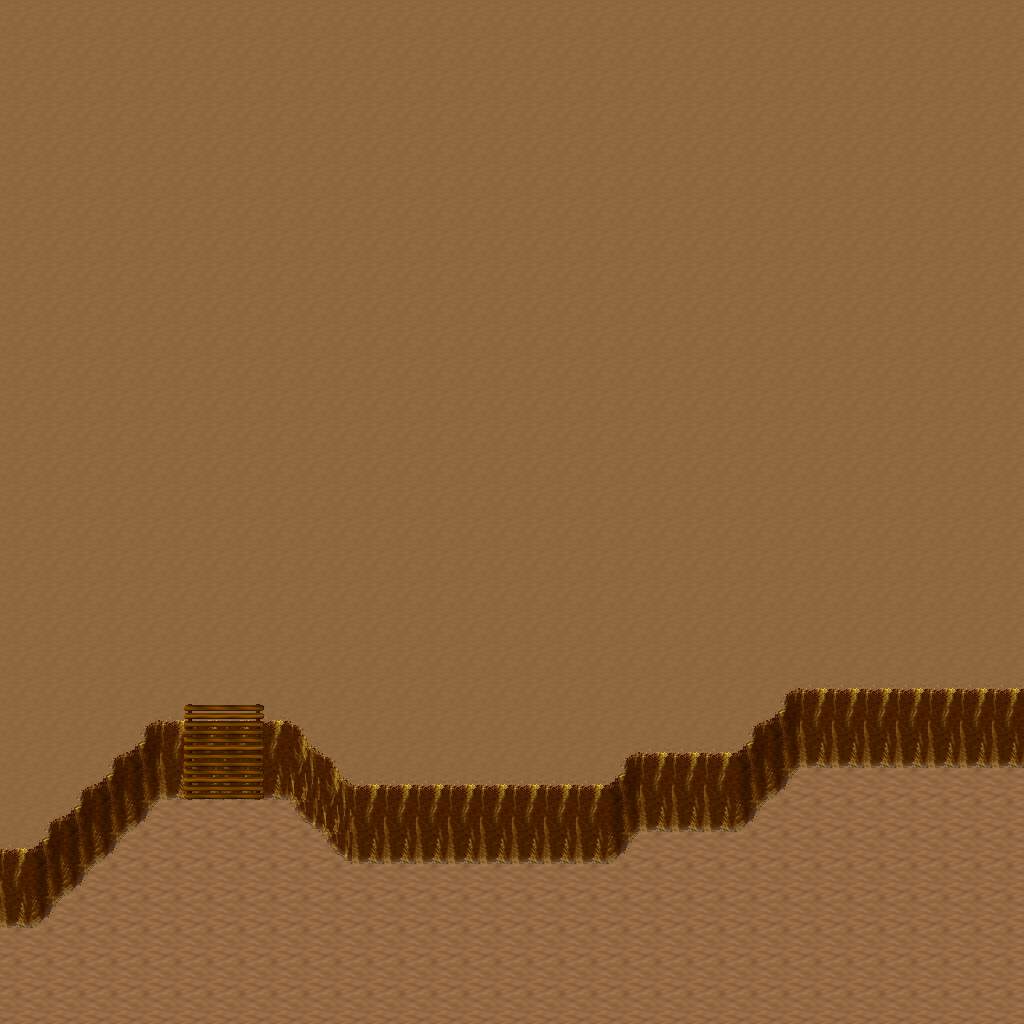

Rendered tile map (Tiled .tmx) drawn with the repository's tilesets; below, a short description and the map source with its tile grids summarised:
An orthogonal 32x32 tile map with 32x32 px tiles, 5 tile layers (Ground, Objects, Objects2, Above, ...), 1 hidden layer not drawn, 31 tilesets.

<map version="1.10" tiledversion="1.11.0" orientation="orthogonal" renderorder="right-down" width="32" height="32" tilewidth="32" tileheight="32" infinite="0" nextlayerid="11" nextobjectid="1">
 <tileset firstgid="1" name="ground_ground" tilewidth="32" tileheight="32" tilecount="33" columns="3">
  <image source="../drawable/ground_ground.png" width="96" height="352" />
 </tileset>
 <tileset firstgid="34" name="ground_ridge_earth_dark" tilewidth="32" tileheight="32" tilecount="96" columns="12">
  <image source="../drawable/ground_ridge_earth_dark.png" width="384" height="256" />
 </tileset>
 <tileset firstgid="130" name="furniture_light_iron_lamp" tilewidth="32" tileheight="32" tilecount="3" columns="1">
  <image source="../drawable/furniture_light_iron_lamp.png" width="32" height="96" />
 </tileset>
 <tileset firstgid="133" name="furniture_light_dark_torch" tilewidth="32" tileheight="32" tilecount="8" columns="2">
  <image source="../drawable/furniture_light_dark_torch.png" width="64" height="128" />
 </tileset>
 <tileset firstgid="141" name="furniture_light_flames" tilewidth="32" tileheight="32" tilecount="6" columns="6">
  <image source="../drawable/furniture_light_flames.png" width="192" height="32" />
 </tileset>
 <tileset firstgid="147" name="item_corpse_skeleton" tilewidth="32" tileheight="32" tilecount="4" columns="2">
  <image source="../drawable/item_corpse_skeleton.png" width="64" height="64" />
 </tileset>
 <tileset firstgid="151" name="item_blood_floor_stains_2" tilewidth="32" tileheight="32" tilecount="4" columns="2">
  <image source="../drawable/item_blood_floor_stains_2.png" width="64" height="64" />
 </tileset>
 <tileset firstgid="155" name="item_chest_large" tilewidth="32" tileheight="32" tilecount="8" columns="4">
  <image source="../drawable/item_chest_large.png" width="128" height="64" />
 </tileset>
 <tileset firstgid="163" name="item_armor_sword_rack" tilewidth="32" tileheight="32" tilecount="4" columns="2">
  <image source="../drawable/item_armor_sword_rack.png" width="64" height="64" />
 </tileset>
 <tileset firstgid="167" name="item_armor_weapons_rack" tilewidth="32" tileheight="32" tilecount="18" columns="9">
  <image source="../drawable/item_armor_weapons_rack.png" width="288" height="64" />
 </tileset>
 <tileset firstgid="185" name="item_pot_barrel_tall" tilewidth="32" tileheight="32" tilecount="2" columns="1">
  <image source="../drawable/item_pot_barrel_tall.png" width="32" height="64" />
 </tileset>
 <tileset firstgid="187" name="item_pot_pot_tall" tilewidth="32" tileheight="32" tilecount="2" columns="1">
  <image source="../drawable/item_pot_pot_tall.png" width="32" height="64" />
 </tileset>
 <tileset firstgid="189" name="ground_rock_pebbles" tilewidth="32" tileheight="32" tilecount="3" columns="1">
  <image source="../drawable/ground_rock_pebbles.png" width="32" height="96" />
 </tileset>
 <tileset firstgid="192" name="item_corpse_skull_dark" tilewidth="32" tileheight="32" tilecount="2" columns="2">
  <image source="../drawable/item_corpse_skull_dark.png" width="64" height="32" />
 </tileset>
 <tileset firstgid="194" name="ground_ladder_horizontal_dark" tilewidth="32" tileheight="32" tilecount="3" columns="1">
  <image source="../drawable/ground_ladder_horizontal_dark.png" width="32" height="96" />
 </tileset>
 <tileset firstgid="197" name="ground_fire_fire" tilewidth="32" tileheight="32" tilecount="27" columns="3">
  <image source="../drawable/ground_fire_fire.png" width="96" height="288" />
 </tileset>
 <tileset firstgid="224" name="ground_cobbled_paving" tilewidth="32" tileheight="32" tilecount="1" columns="1">
  <image source="../drawable/ground_cobbled_paving.png" width="32" height="32" />
 </tileset>
 <tileset firstgid="225" name="plant_stump_int_small_stump" tilewidth="32" tileheight="32" tilecount="1" columns="1">
  <image source="../drawable/plant_stump_int_small_stump.png" width="32" height="32" />
 </tileset>
 <tileset firstgid="226" name="furniture_table_tree_stump_table" tilewidth="32" tileheight="32" tilecount="4" columns="2">
  <image source="../drawable/furniture_table_tree_stump_table.png" width="64" height="64" />
 </tileset>
 <tileset firstgid="230" name="logic_collision" tilewidth="32" tileheight="32" tilecount="1" columns="1">
  <image source="../drawable/logic_collision.png" width="32" height="32" />
 </tileset>
 <tileset firstgid="231" name="ground_ladder_vertical_dark" tilewidth="32" tileheight="32" tilecount="3" columns="3">
  <image source="../drawable/ground_ladder_vertical_dark.png" width="96" height="32" />
 </tileset>
 <tileset firstgid="234" name="logic_creature_animal" tilewidth="32" tileheight="32" tilecount="32" columns="8">
  <image source="../drawable/logic_creature_animal.png" width="256" height="128" />
 </tileset>
 <tileset firstgid="266" name="logic_creature_human_barbarian" tilewidth="32" tileheight="32" tilecount="7" columns="7">
  <image source="../drawable/logic_creature_human_barbarian.png" width="224" height="32" />
 </tileset>
 <tileset firstgid="273" name="ground_ladder_steps" tilewidth="32" tileheight="32" tilecount="6" columns="3">
  <image source="../drawable/ground_ladder_steps.png" width="96" height="64" />
 </tileset>
 <tileset firstgid="279" name="logic_portal" tilewidth="32" tileheight="32" tilecount="24" columns="8">
  <image source="../drawable/logic_portal.png" width="256" height="96" />
 </tileset>
 <tileset firstgid="303" name="ground_earth_edges_yellowgreen" tilewidth="32" tileheight="32" tilecount="15" columns="5">
  <image source="../drawable/ground_earth_edges_yellowgreen.png" width="160" height="96" />
 </tileset>
 <tileset firstgid="318" name="plant_grasses" tilewidth="32" tileheight="32" tilecount="6" columns="3">
  <image source="../drawable/plant_grasses.png" width="96" height="64" />
 </tileset>
 <tileset firstgid="324" name="light_yellow_light_5x5" tilewidth="32" tileheight="32" tilecount="25" columns="5">
  <image source="../drawable/light_yellow_light_5x5.png" width="160" height="160" />
 </tileset>
 <tileset firstgid="349" name="light_dim_yellow_light_7x5" tilewidth="32" tileheight="32" tilecount="35" columns="7">
  <image source="../drawable/light_dim_yellow_light_7x5.png" width="224" height="160" />
 </tileset>
 <tileset firstgid="384" name="item_firewood" tilewidth="32" tileheight="32" tilecount="12" columns="3">
  <image source="../drawable/item_firewood.png" width="96" height="128" />
 </tileset>
 <tileset firstgid="396" name="logic_creature_insect" tilewidth="32" tileheight="32" tilecount="5" columns="5">
  <image source="../drawable/logic_creature_insect.png" width="160" height="32" />
 </tileset>
 <layer id="1" name="Ground" width="32" height="32">
  <data>[1024 cells, 1024 non-empty, 2 distinct tile ids]</data>
 </layer>
 <layer id="2" name="Objects" width="32" height="32">
  <data>[1024 cells, 105 non-empty, 11 distinct tile ids]</data>
 </layer>
 <layer id="3" name="Objects2" width="32" height="32">
  <data>[1024 cells, 12 non-empty, 3 distinct tile ids]</data>
 </layer>
 <layer id="4" name="Above" width="32" height="32">
  <data>[1024 cells, 0 non-empty, 0 distinct tile ids]</data>
 </layer>
 <layer id="5" name="Above2" width="32" height="32">
  <data>[1024 cells, 0 non-empty, 0 distinct tile ids]</data>
 </layer>
 <layer id="6" name="Walkable" width="32" height="32" visible="0">
  <data>[1024 cells, 92 non-empty, 1 distinct tile ids]</data>
 </layer>
 <objectgroup id="7" name="Mapevents" />
 <objectgroup id="8" name="Spawn" />
 <objectgroup id="9" name="Keys" />
 <objectgroup id="10" name="Replace" />
</map>
